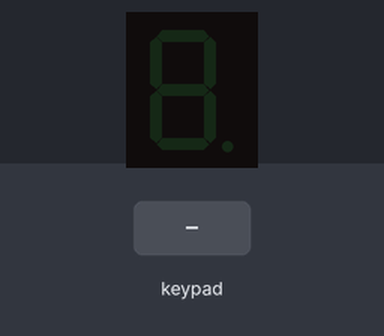
A sketch run on a simulated Arduino Uno, built with avr-gcc and run on an emulated ATmega328P. Parts: 1-digit seven-segment display. Wiring (inferred from the names in the program): 1-digit 7-segment display, segments lit when HIGH: segments pin 10, pin 11, pin 12, pin 13, A1, A2, A3. The inputs (shaded band) are chosen by the test bench. The segment pins are drawn as the display they are named for; what the sketch prints to the serial monitor is not drawn.

Above: at 1.2 s.
1.3 s: keypad keys 2 3 4 5 pressed 0.4 s apart
At 2.9 s:
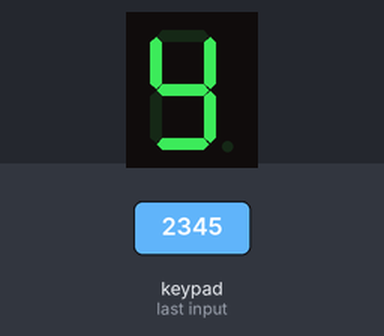
4.4 s: key '1' pressed
At 5.5 s:
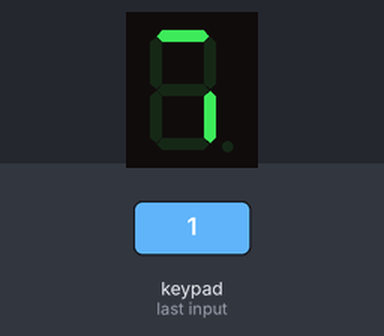
5.9 s: key 'A' pressed
At 6.5 s:
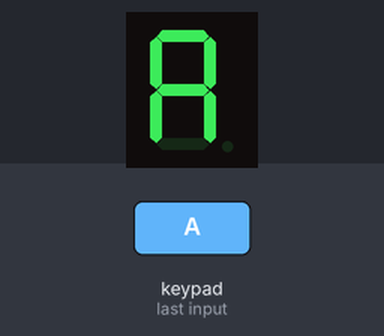
8.9 s: keypad keys 2 3 4 5 # pressed 0.4 s apart
At 11.5 s:
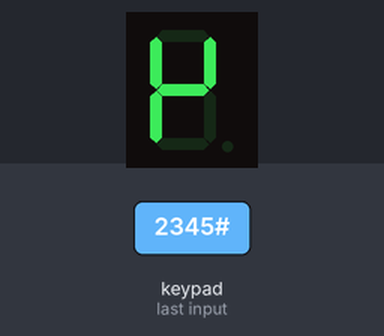
12.4 s: key '6' pressed
At 12.9 s:
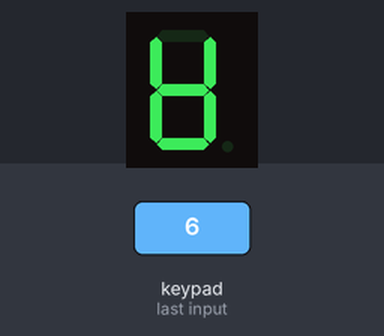
13.9 s: keypad keys 2 3 4 5 * pressed 0.4 s apart
At 16.5 s:
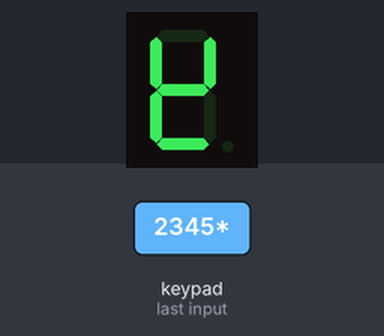
Timing chart, 0 to 18.0 s (numbered marks = the images above; inputs shaded):
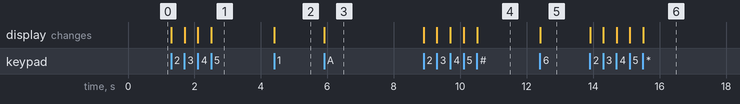

The sketch:

Teclado.ino
```cpp
/*
 Fundacion Kinal
 Centro Educativo Tecnico Laboral Kinal
 Electronica
 Grado: Quinto
 Seccion: A
 Curso: Taller de electronica digital y reparacion de computadoras
 Nombre: Esteban Andres Rivas Arreaga
 Carnet: 2020198
 */

#include <Key.h>
#include <Keypad.h>

#define filotas 4   //cantidad de filas que posee el teclado matricial.
#define columnitas 4 //cantidad de columnas que posee el teclado matricial.
#define a 10 //define el led a del display en el pin 10
#define b 11//define el led a del display en el pin 11
#define c 12//define el led a del display en el pin 12
#define d 13//define el led a del display en el pin 13
#define e A1//define el led a del display en el pin A1
#define f A2//define el led a del display en el pin A2
#define g A3//define el led a del display en el pin A3

char keys[filotas][columnitas] = {
  {'1', '2', '3', 'A'},
  {'4', '5', '6', 'B'},
  {'7', '8', '9', 'C'},
  {'*', '0', '#', 'D'}
};//define las columnas y filas como variables

byte pines_filas[filotas] = {2, 3, 4, 5};//pines para las filas
byte pines_columnas[columnitas] = {6, 7, 8, 9};//pines para las columnas

//variables globales de tiempo de uso y tiempo max
unsigned long lastTimeSelected = 0;//Es para calcular el tiempo entre acciones
unsigned int timeoutSeconds = 5;//el maximo de tiempo

Keypad tecladin = Keypad( makeKeymap(keys), pines_filas, pines_columnas, filotas, columnitas);

void setup()
{
  Serial.begin(9600);    //Inicio la comunicacion serial.
  Serial.println("teclado matricial");
  Serial.println("hecho por Esteban");
  pinMode(a, OUTPUT);
  pinMode(b, OUTPUT);
  pinMode(c, OUTPUT);
  pinMode(d, OUTPUT);
  pinMode(e, OUTPUT);
  pinMode(f, OUTPUT);
  pinMode(g, OUTPUT);
}

void loop() {
  char teclita = tecladin.getKey();

  if (millis() - lastTimeSelected == timeoutSeconds * 1000) {
    digitalWrite(a, HIGH);
    digitalWrite(b, HIGH);
    digitalWrite(c, HIGH);
    digitalWrite(d, HIGH);
    digitalWrite(e, HIGH);
    digitalWrite(f, HIGH);
    digitalWrite(g, LOW);
  }

  switch (teclita) {
    case '0':
      digitalWrite(a, HIGH);
      digitalWrite(b, HIGH);
      digitalWrite(c, HIGH);
      digitalWrite(d, HIGH);
      digitalWrite(e, HIGH);
      digitalWrite(f, HIGH);
      digitalWrite(g, LOW);
      lastTimeSelected = millis();
      break;
    case '1':
      digitalWrite(a, HIGH);
      digitalWrite(b, LOW);
      digitalWrite(c, HIGH);
      digitalWrite(d, LOW);
      digitalWrite(e, LOW);
      digitalWrite(f, LOW);
      digitalWrite(g, LOW);
      lastTimeSelected = millis();
      break;
    case '2':
      digitalWrite(a, HIGH);
      digitalWrite(b, HIGH);
      digitalWrite(c, LOW);
      digitalWrite(d, HIGH);
      digitalWrite(e, HIGH);
      digitalWrite(f, LOW);
      digitalWrite(g, HIGH);
      lastTimeSelected = millis();
      break;
    case '3':
      digitalWrite(a, HIGH);
      digitalWrite(b, HIGH);
      digitalWrite(c, HIGH);
      digitalWrite(d, HIGH);
      digitalWrite(e, LOW);
      digitalWrite(f, LOW);
      digitalWrite(g, HIGH);
      lastTimeSelected = millis();
      break;
    case '4':
      digitalWrite(a, HIGH);
      digitalWrite(b, LOW);
      digitalWrite(c, HIGH);
      digitalWrite(d, LOW);
      digitalWrite(e, LOW);
      digitalWrite(f, HIGH);
      digitalWrite(g, HIGH);
      lastTimeSelected = millis();
      break;
    case '5':
      digitalWrite(a, LOW);
      digitalWrite(b, HIGH);
      digitalWrite(c, HIGH);
      digitalWrite(d, HIGH);
      digitalWrite(e, LOW);
      digitalWrite(f, HIGH);
      digitalWrite(g, HIGH);
      lastTimeSelected = millis();
      break;
    case '6':
      digitalWrite(a, LOW);
      digitalWrite(b, HIGH);
      digitalWrite(c, HIGH);
      digitalWrite(d, HIGH);
      digitalWrite(e, HIGH);
      digitalWrite(f, HIGH);
      digitalWrite(g, HIGH);
      lastTimeSelected = millis();
      break;
    case '7':
      digitalWrite(a, HIGH);
      digitalWrite(b, HIGH);
      digitalWrite(c, HIGH);
      digitalWrite(d, LOW);
      digitalWrite(e, LOW);
      digitalWrite(f, LOW);
      digitalWrite(g, LOW);
      lastTimeSelected = millis();
      break;
    case '8':
      digitalWrite(a, HIGH);
      digitalWrite(b, HIGH);
      digitalWrite(c, HIGH);
      digitalWrite(d, HIGH);
      digitalWrite(e, HIGH);
      digitalWrite(f, HIGH);
      digitalWrite(g, HIGH);
      lastTimeSelected = millis();
      break;
    case '9':
      digitalWrite(a, HIGH);
      digitalWrite(b, HIGH);
      digitalWrite(c, HIGH);
      digitalWrite(d, LOW);
      digitalWrite(e, LOW);
      digitalWrite(f, HIGH);
      digitalWrite(g, HIGH);
      lastTimeSelected = millis();
      break;
    case 'A':
      digitalWrite(a, HIGH);
      digitalWrite(b, HIGH);
      digitalWrite(c, HIGH);
      digitalWrite(d, LOW);
      digitalWrite(e, HIGH);
      digitalWrite(f, HIGH);
      digitalWrite(g, HIGH);
      lastTimeSelected = millis();
      break;
    case 'B':
      digitalWrite(a, LOW);
      digitalWrite(b, LOW);
      digitalWrite(c, HIGH);
      digitalWrite(d, HIGH);
      digitalWrite(e, HIGH);
      digitalWrite(f, HIGH);
      digitalWrite(g, HIGH);
      lastTimeSelected = millis();
      break;
    case 'C':
      digitalWrite(a, LOW);
      digitalWrite(b, LOW);
      digitalWrite(c, LOW);
      digitalWrite(d, HIGH);
      digitalWrite(e, HIGH);
      digitalWrite(f, LOW);
      digitalWrite(g, HIGH);
      lastTimeSelected = millis();
      break;
    case 'D':
      digitalWrite(a, HIGH);
      digitalWrite(b, LOW);
      digitalWrite(c, HIGH);
      digitalWrite(d, HIGH);
      digitalWrite(e, HIGH);
      digitalWrite(f, LOW);
      digitalWrite(g, HIGH);
      lastTimeSelected = millis();
      break;
    case '*':
      digitalWrite(a, LOW);
      digitalWrite(b, HIGH);
      digitalWrite(c, LOW);
      digitalWrite(d, HIGH);
      digitalWrite(e, HIGH);
      digitalWrite(f, HIGH);
      digitalWrite(g, HIGH);
      lastTimeSelected = millis();
      break;
    case '#':
      digitalWrite(a, LOW);
      digitalWrite(b, HIGH);
      digitalWrite(c, LOW);
      digitalWrite(d, LOW);
      digitalWrite(e, HIGH);
      digitalWrite(f, HIGH);
      digitalWrite(g, HIGH);
      lastTimeSelected = millis();
      break;
  }
}
```

Measured:
- after the input at 1.3 s, the display: first changes at once (image 1 shows a later state)
- after the input at 4.4 s, the display: changes at once (image 2)
- after the input at 5.9 s, the display: changes at once (image 3)
- after the input at 8.9 s, the display: first changes at once (image 4 shows a later state)
- after the input at 12.4 s, the display: changes at once (image 5)
- after the input at 13.9 s, the display: first changes at once (image 6 shows a later state)
